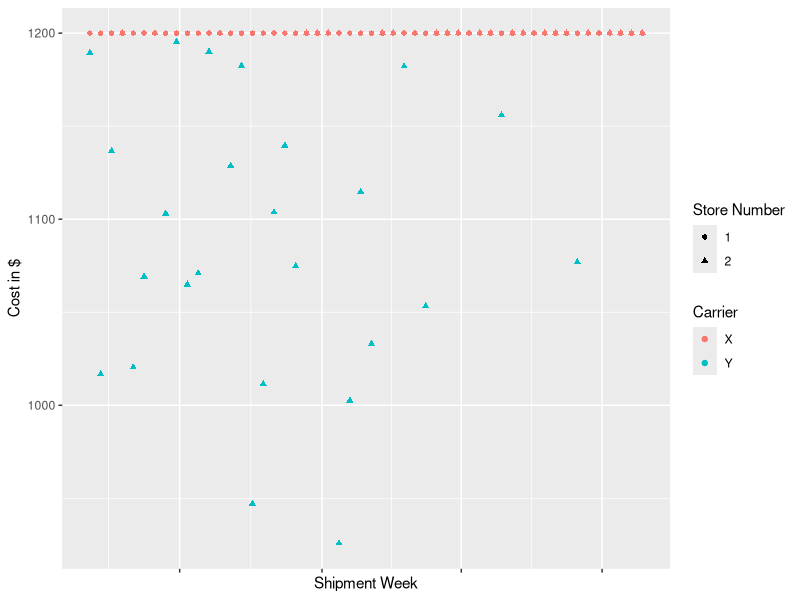

The R source for this figure:
## ---- chunk 1
knitr::opts_chunk$set(echo = TRUE)
library(tidyverse)
library(dplyr)
library(stringr)
library(data.table)
library(ggplot2)
library(knitr)

## ---- chunk 2
hist_orders <- read_csv("historical.orders.csv")
hist_trans <- read_csv("historical.transportation.csv")
transportation_costs <- hist_trans %>%
  mutate(cost.with.X = ifelse(hist_trans$`Str Nbr` == "1" & hist_trans$Supplier == "A",
                              2540,
                              ifelse(hist_trans$`Str Nbr` == "2" & hist_trans$Supplier == "A",
                                     1640,
                                     ifelse(hist_trans$Supplier == "B",
                                            1200,
                                            0)))) %>%
  mutate(cost.with.y = ifelse(hist_trans$`Str Nbr` == "1" & hist_trans$Supplier == "A",
                              Weight*.12,
                              ifelse(hist_trans$`Str Nbr` == "2" & hist_trans$Supplier == "B",
                                     Weight*.04,
                                     Weight*.07))) %>%
  mutate(cheaper = ifelse(cost.with.y < cost.with.X,
                          cost.with.y,
                          cost.with.X)) #this adds a column for the cheapest option

head <- transportation_costs %>%
  head(10)
head1 <- as.table(as.matrix(head))


## ---- chunk 3
kable(head1,row.names = FALSE)
## ---- chunk 4
projected.orders <- hist_orders %>%
  mutate(next.yr.orders = `Order Qty`* 1.1,
         next.yr.weight = next.yr.orders * `Product Weight`)
## ---- chunk 5
projected.orders %>%
  filter(`Product Id` == "1") %>%
  summarize(hammer.costA = sum(next.yr.orders)*.80,
            hammer.costB = sum(next.yr.orders)*.82,
            hammer.costA.perwk = hammer.costA / 52,
            hammer.costB.perwk = hammer.costB /52)
## ---- chunk 6
projected.orders %>%
  filter(`Product Id` == "1") %>%
  mutate(order.hammer.weight = next.yr.orders * 2) %>% #this is how much each order will weigh
  summarize(total.hammer.weight = sum(order.hammer.weight),
            amt.shipped.per.week = total.hammer.weight/52)
## ---- chunk 7
projected_transportation <- transportation_costs %>%
  mutate(new_weight = Weight + (17374/4)) %>%
  mutate(newcost.with.X = ifelse(hist_trans$`Str Nbr` == "1" & hist_trans$Supplier == "A",
                              2540,
                              ifelse(hist_trans$`Str Nbr` == "2" & hist_trans$Supplier == "A",
                                     1640,
                                     ifelse(hist_trans$Supplier == "B",
                                            1200,
                                            0)))) %>%
  mutate(newcost.with.y = ifelse(hist_trans$`Str Nbr` == "1" & hist_trans$Supplier == "A",
                              new_weight*.12,
                              ifelse(hist_trans$`Str Nbr` == "2" & hist_trans$Supplier == "B",
                                     new_weight*.04,
                                     new_weight*.07))) %>%
  mutate(newcheaper = ifelse(newcost.with.y < newcost.with.X,
                          newcost.with.y,
                          newcost.with.X)) %>%
  mutate(which.carrier = ifelse(newcost.with.y < newcost.with.X,
                                "Y",
                                "X"))
## ---- chunk 8
supplierA <- projected_transportation[,c(1:4,6)]
supplierA <- supplierA %>%
  filter(Supplier == "A") %>%
  mutate(new_weight = Weight + (17374/2)) %>% #divied by 2 because each week has two shipments from store 2
  mutate(newcost.with.X = ifelse(`Str Nbr` == "1" & Supplier == "A",
                                 2540,
                                 ifelse(`Str Nbr` == "2" & Supplier == "A",
                                        1640,
                                        ifelse(Supplier == "B",
                                               1200,
                                               0)))) %>%
  mutate(newcost.with.y = ifelse(`Str Nbr` == "1" & Supplier == "A",
                                 new_weight*.12,
                                 ifelse(`Str Nbr` == "2" & Supplier == "B",
                                        new_weight*.04,
                                        new_weight*.07))) %>%
  mutate(newcheaper = ifelse(newcost.with.y < newcost.with.X,
                             newcost.with.y,
                             newcost.with.X)) %>%
  mutate(which.carrier = ifelse(newcost.with.y < newcost.with.X,
                                "Y",
                                "X"))
supplierA %>%
  summarize(tranportation.new.cost.withA = sum(newcheaper))
## ---- chunk 9
supplierB <- projected_transportation[,c(1:4,6)]
supplierB <- supplierB %>%
  
  filter(Supplier == "B") %>%
  mutate(new_weight = Weight + (17374/2)) %>% #divied by 2 because each week has two shipments from store 2
  mutate(newcost.with.X = ifelse(`Str Nbr` == "1" & Supplier == "A",
                                 2540,
                                 ifelse(`Str Nbr` == "2" & Supplier == "A",
                                        1640,
                                        ifelse(Supplier == "B",
                                               1200,
                                               0)))) %>%
  mutate(newcost.with.y = ifelse(`Str Nbr` == "1" & Supplier == "A",
                                 new_weight*.12,
                                 ifelse(`Str Nbr` == "2" & Supplier == "B",
                                        new_weight*.04,
                                        new_weight*.07))) %>%
  mutate(newcheaper = ifelse(newcost.with.y < newcost.with.X,
                             newcost.with.y,
                             newcost.with.X)) %>%
  mutate(which.carrier = ifelse(newcost.with.y < newcost.with.X,
                                "Y",
                                "X"))
supplierB %>%
  summarize(tranportation.new.cost.withB = sum(newcheaper))
## ---- chunk 10
table <- read_csv("final.csv")
table1 <- table[1:3,]
table1 <- as.table(as.matrix(table1))
## ---- chunk 11
kable(table1, row.names = FALSE)
## ---- chunk 12
x <- supplierB %>%
  group_by(`Shipment Date`) %>%
  mutate(cheapest.carrier = ifelse(sum(newcost.with.X) < sum(newcost.with.y),
                                   "X",
                                   "Y"))

x$`Shipment Date` <- as.Date(x$`Shipment Date`, format="%m/%d/%Y")
## ---- chunk 13


x %>%
  ggplot(aes(x = `Shipment Date`,
             y = newcheaper)) +
  geom_point(aes(shape = factor(`Str Nbr`), 
                 color = which.carrier)) +
  theme(axis.text.x=element_blank()) +
  xlab("Shipment Week") +
  ylab("Cost in $") +
  labs(shape = "Store Number", color = "Carrier")
